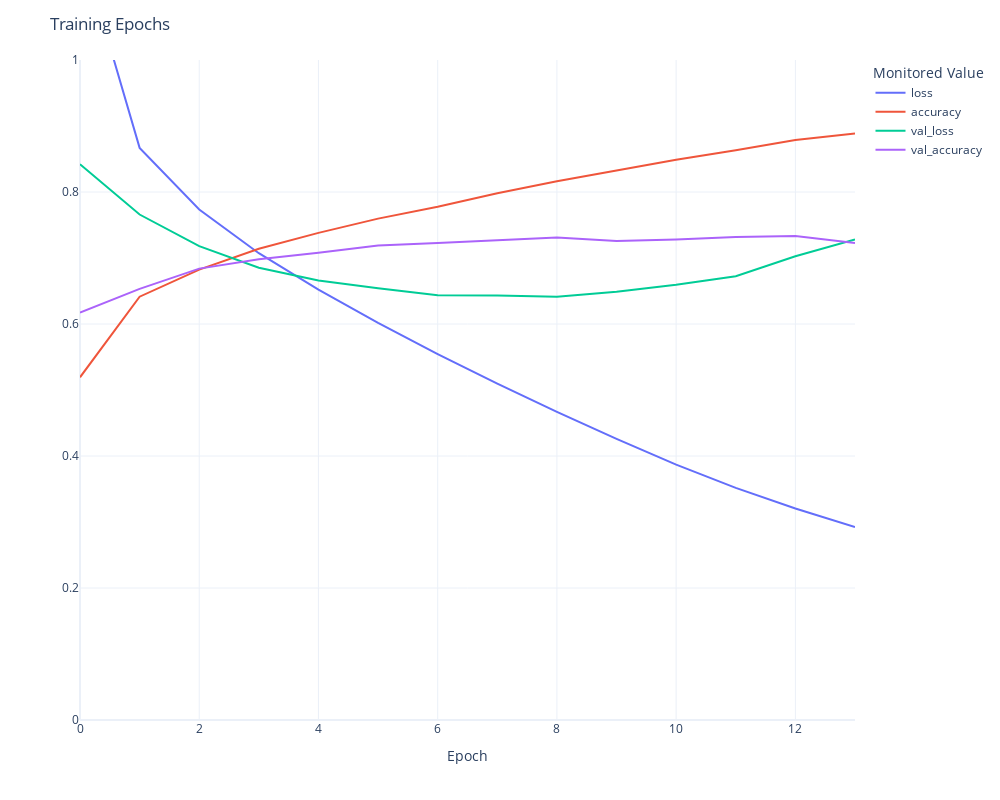

The cell this chart's notebook holds for it:
### Code cell
import plotly.express as px

fig = px.line(history.history, height = 800, width = 1000)
fig.update_layout(
    template = "plotly_white", 
    yaxis_title='',
    xaxis_title='Epoch',
    yaxis_range=(0, 1),
    title = "Training Epochs",
    legend_title = "Monitored Value"
)

### Figure 1 — Plotly figure (JSON) as saved in the notebook; plotly's stock layout.template omitted (floating-point values rounded to 4 significant figures)
{"data": [{"hovertemplate": "variable=loss<br>index=%{x}<br>value=%{y}<extra></extra>", "legendgroup": "loss", "line": {"color": "#636efa", "dash": "solid"}, "marker": {"symbol": "circle"}, "mode": "lines", "name": "loss", "orientation": "v", "showlegend": true, "type": "scatter", "x": [0, 1, 2, 3, 4, 5, 6, 7, 8, 9, 10, 11, 12, 13], "xaxis": "x", "y": [1.176, 0.8668, 0.7735, 0.7073, 0.6519, 0.6019, 0.5545, 0.5096, 0.4667, 0.4259, 0.3869, 0.3517, 0.3205, 0.2924], "yaxis": "y"}, {"hovertemplate": "variable=accuracy<br>index=%{x}<br>value=%{y}<extra></extra>", "legendgroup": "accuracy", "line": {"color": "#EF553B", "dash": "solid"}, "marker": {"symbol": "circle"}, "mode": "lines", "name": "accuracy", "orientation": "v", "showlegend": true, "type": "scatter", "x": [0, 1, 2, 3, 4, 5, 6, 7, 8, 9, 10, 11, 12, 13], "xaxis": "x", "y": [0.5192, 0.6414, 0.6824, 0.7141, 0.738, 0.7597, 0.7777, 0.7983, 0.8164, 0.8325, 0.849, 0.8634, 0.8786, 0.8888], "yaxis": "y"}, {"hovertemplate": "variable=val_loss<br>index=%{x}<br>value=%{y}<extra></extra>", "legendgroup": "val_loss", "line": {"color": "#00cc96", "dash": "solid"}, "marker": {"symbol": "circle"}, "mode": "lines", "name": "val_loss", "orientation": "v", "showlegend": true, "type": "scatter", "x": [0, 1, 2, 3, 4, 5, 6, 7, 8, 9, 10, 11, 12, 13], "xaxis": "x", "y": [0.8422, 0.7659, 0.718, 0.6852, 0.6659, 0.6542, 0.6437, 0.6431, 0.6412, 0.649, 0.6596, 0.6723, 0.7027, 0.7281], "yaxis": "y"}, {"hovertemplate": "variable=val_accuracy<br>index=%{x}<br>value=%{y}<extra></extra>", "legendgroup": "val_accuracy", "line": {"color": "#ab63fa", "dash": "solid"}, "marker": {"symbol": "circle"}, "mode": "lines", "name": "val_accuracy", "orientation": "v", "showlegend": true, "type": "scatter", "x": [0, 1, 2, 3, 4, 5, 6, 7, 8, 9, 10, 11, 12, 13], "xaxis": "x", "y": [0.6172, 0.6532, 0.6839, 0.6981, 0.7079, 0.7191, 0.7228, 0.7273, 0.7311, 0.7258, 0.7281, 0.7318, 0.7333, 0.7228], "yaxis": "y"}], "layout": {"height": 800, "legend": {"title": {"text": "Monitored Value"}, "tracegroupgap": 0}, "margin": {"t": 60}, "title": {"text": "Training Epochs"}, "width": 1000, "xaxis": {"anchor": "y", "domain": [0, 1], "title": {"text": "Epoch"}}, "yaxis": {"anchor": "x", "domain": [0, 1], "range": [0, 1], "title": {"text": ""}}}}
